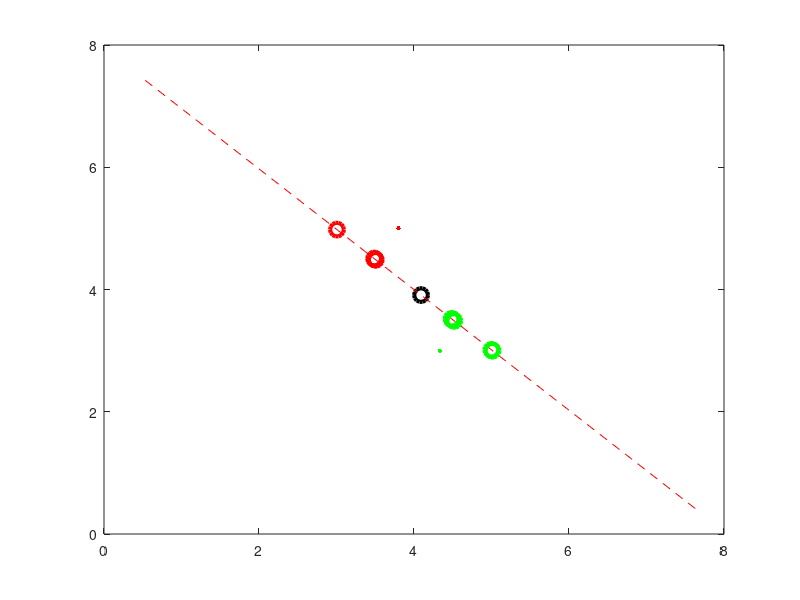

Recreate this plot in MATLAB.
X = [2 3;3 4;4 5;5 6;5 7;2 1;3 2;4 2;4 3;6 4;7 6];
c = [  1;  1;  1;  1;  1;  2;  2;  2;  2;  2;  2]; 
c1 = X(find(c==1),:);
c2 = X(find(c==2),:);
figure;

p1 = plot(c1(:,1), c1(:,2), "ro", "markersize",10, "linewidth", 3); hold on;
p2 = plot(c2(:,1), c2(:,2), "go", "markersize",10, "linewidth", 3); 

xlim([0 8]);
ylim([0 8]);

classes = max(c);
mu_total = mean(X);
mu = [ mean(c1); mean(c2) ];

plot(mu_total(1),mu_total(2),'ko',"markersize",10, "linewidth", 3);
plot(mu(1,1),mu(1,2),'r',"markersize",10, "linewidth", 3);
plot(mu(2,1),mu(2,2),'g',"markersize",10, "linewidth", 3);

Sw = (X - mu(c,:))'*(X - mu(c,:))
Sb = (ones(classes,1) * mu_total - mu)' * (ones(classes,1) * mu_total - mu)

[V, D] = eig(Sw\Sb)
[D, i] = sort(diag(D), 'descend');
V = V(:,i);

scale = 5
pc1 = line([mu_total(1) - scale * V(1,1) mu_total(1) + scale * V(1,1)], [mu_total(2) - scale * V(2,1) mu_total(2) + scale * V(2,1)]);

set(pc1, 'color', [1 0 0], "linestyle", "--")
Xm = bsxfun(@minus, X, mu_total);


z = Xm*V(:,1);
% and reconstruct it
p = z*V(:,1)';
p = bsxfun(@plus, p, mu_total);

delete(p1);delete(p2);

y1 = p(find(c==1),:)
y2 = p(find(c==2),:)

p1 = plot(y1(:,1),y1(:,2),"ro", "markersize", 10, "linewidth", 3);
p2 = plot(y2(:,1), y2(:,2),"go", "markersize", 10, "linewidth", 3);